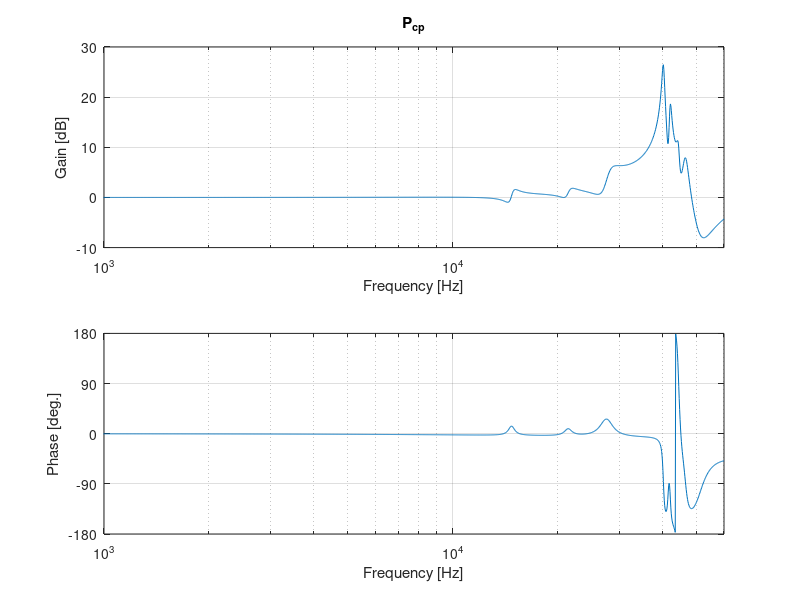

Recreate this plot in MATLAB.
% modeling/hddpzt.m
% MATLAB code to generate the pzt-stage HDD model
num_sector=420;                   % Number of sector
num_rpm=7200;                     % Number of RPM
Ts = 1/(num_rpm/60*num_sector);   % Sampling time

% PZT
omega_pzt=[14800 ,21500 ,28000 ,40200 ,42050,44400,46500 ,100000]*2*pi;
kappa_pzt=[-0.005,-0.01 ,-0.1  ,+0.8  ,0.3  ,-0.25  ,0.3  ,10.0 ];
zeta_pzt =[0.025 ,0.03  ,0.05  ,0.008  ,0.008 ,0.01 ,0.02  ,0.3 ];

Sys_Pc_pzt_c1=0;
for i=1:length(omega_pzt)
	Sys_Pc_pzt_c1=Sys_Pc_pzt_c1+tf([0,0,kappa_pzt(i)],[1, 2*zeta_pzt(i)*omega_pzt(i), (omega_pzt(i))^2]);
end
Sys_Pc_pzt_c1=Sys_Pc_pzt_c1/abs(freqresp(Sys_Pc_pzt_c1,0));

%% Frequency response
f=logspace(1,log10(60e3),3000);
Fr_Pc_pzt_c1=squeeze(freqresp(Sys_Pc_pzt_c1,f*2*pi)).';

figure
subplot(211)
semilogx(f,20*log10(abs(Fr_Pc_pzt_c1)))
title('P_{cp}');xlabel('Frequency [Hz]');ylabel('Gain [dB]');grid;axis([1e3 f(end) -10 30])
subplot(212)
semilogx(f,angle(Fr_Pc_pzt_c1)*180/pi)
xlabel('Frequency [Hz]');ylabel('Phase [deg.]');grid;axis([1e3 f(end) -180 180]);yticks(-180:90:180)
